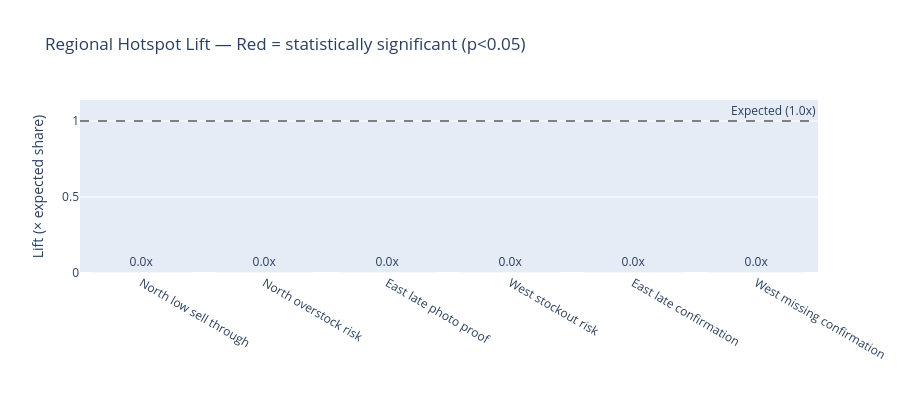

Notebook cell for this chart:
### Markdown cell above
**Interpretation:** If the p-value is above 0.05, regional differences in *overall* exception volume are not statistically significant — the North's higher mean is within expected sampling variation. However, the Insight Engine's regional hotspot analysis looks at *type-specific* over-indexing, not total volume. A region can have average total exceptions but still significantly over-index on a specific failure mode. We explore this in Layer 3.

---

## Layer 3 — Attribution Analysis

### 3.1 Regional hotspots: type-specific lift with statistical significance

**Observation:** The Insight Engine flagged 5 regional hotspots — regions that over-index on specific exception types. We verify each with a **chi-square goodness-of-fit test**: is the region's share of a given exception type significantly higher than its share of stores?

### Code cell
region_store_counts = stores['region'].value_counts()
region_store_share = region_store_counts / region_store_counts.sum()

hotspot_rows = []
hotspots = insights[insights['category'] == 'regional_hotspot'].copy()

for _, row in hotspots.iterrows():
    region = row['headline'].split(' region')[0]
    exc_type = row['headline'].split('on ')[-1].strip()
    
    region_exc = exc[(exc['region'] == region) & (exc['exception_type'] == exc_type)]
    total_type = (exc['exception_type'] == exc_type).sum()
    
    observed = len(region_exc)
    expected = total_type * region_store_share[region]
    lift = observed / expected if expected > 0 else 0
    
    # Chi-square: observed count vs expected proportion
    chi2, p_val = stats.chisquare([observed, total_type - observed],
                                  f_exp=[expected, total_type - expected])
    
    hotspot_rows.append({
        'region': region, 'exception_type': exc_type,
        'observed': observed, 'expected': expected,
        'lift': lift, 'p_value': p_val,
        'significant': p_val < 0.05,
        'impact': row['impact_score']
    })

hotspot_df = pd.DataFrame(hotspot_rows).sort_values('impact', ascending=False)

fig = go.Figure()
for _, r in hotspot_df.iterrows():
    color = '#e74c3c' if r['significant'] else '#bdc3c7'
    fig.add_bar(x=[f"{r['region']}\n{r['exception_type']}"], y=[r['lift']],
                name=f"{r['region']} {r['exception_type']}",
                marker_color=color, text=f"{r['lift']:.1f}x", textposition='outside',
                showlegend=False)
fig.add_hline(y=1.0, line_dash='dash', line_color='gray', annotation_text='Expected (1.0x)')
fig.update_layout(
    title='Regional Hotspot Lift — Red = statistically significant (p<0.05)',
    yaxis_title='Lift (× expected share)', xaxis_title='', height=400
)
fig.show()

print('Detailed attribution table:')
display_cols = ['region','exception_type','observed','expected','lift','p_value','significant','impact']
display_df = hotspot_df[display_cols].copy()
display_df['lift'] = display_df['lift'].apply(lambda x: f'{x:.2f}x')
display_df['p_value'] = display_df['p_value'].apply(lambda x: f'{x:.4f}')
display_df['significant'] = display_df['significant'].apply(lambda x: 'Yes' if x else 'No')
print(display_df.to_string(index=False))

### Figure 1 — Plotly figure (JSON) as saved in the notebook; plotly's stock layout.template omitted (floating-point values rounded to 4 significant figures)
{"data": [{"marker": {"color": "#bdc3c7"}, "name": "North low sell through", "showlegend": false, "text": "0.0x", "textposition": "outside", "type": "bar", "x": ["North\nlow sell through"], "y": [0]}, {"marker": {"color": "#bdc3c7"}, "name": "North overstock risk", "showlegend": false, "text": "0.0x", "textposition": "outside", "type": "bar", "x": ["North\noverstock risk"], "y": [0]}, {"marker": {"color": "#bdc3c7"}, "name": "East late photo proof", "showlegend": false, "text": "0.0x", "textposition": "outside", "type": "bar", "x": ["East\nlate photo proof"], "y": [0]}, {"marker": {"color": "#bdc3c7"}, "name": "West stockout risk", "showlegend": false, "text": "0.0x", "textposition": "outside", "type": "bar", "x": ["West\nstockout risk"], "y": [0]}, {"marker": {"color": "#bdc3c7"}, "name": "East late confirmation", "showlegend": false, "text": "0.0x", "textposition": "outside", "type": "bar", "x": ["East\nlate confirmation"], "y": [0]}, {"marker": {"color": "#bdc3c7"}, "name": "West missing confirmation", "showlegend": false, "text": "0.0x", "textposition": "outside", "type": "bar", "x": ["West\nmissing confirmation"], "y": [0]}], "layout": {"annotations": [{"showarrow": false, "text": "Expected (1.0x)", "x": 1, "xanchor": "right", "xref": "x domain", "y": 1.0, "yanchor": "bottom", "yref": "y"}], "height": 400, "shapes": [{"line": {"color": "gray", "dash": "dash"}, "type": "line", "x0": 0, "x1": 1, "xref": "x domain", "y0": 1.0, "y1": 1.0, "yref": "y"}], "title": {"text": "Regional Hotspot Lift — Red = statistically significant (p<0.05)"}, "xaxis": {"title": {"text": ""}}, "yaxis": {"title": {"text": "Lift (× expected share)"}}}}
